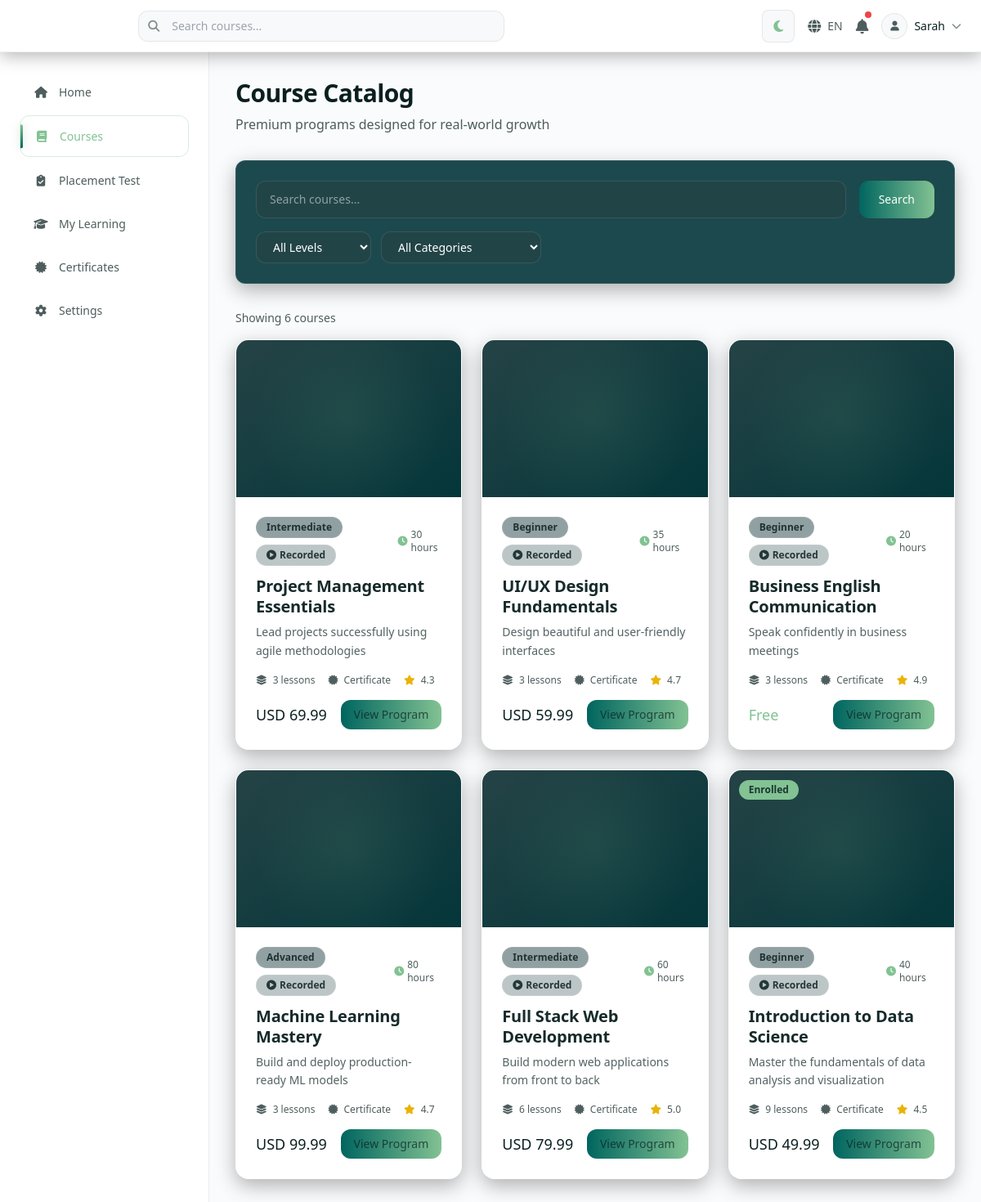
The app's page /student/courses/ (signed in) with its own data.
### myApp/models.py (models this page shows, shortened)
class UserProfile(models.Model):
    ROLE_CHOICES = [
        ('student', 'Student'),
        ('admin', 'Admin'),
        ('partner', 'Partner'),
        ('instructor', 'Instructor'),
    ]
    user = models.OneToOneField(User, on_delete=models.CASCADE, related_name='profile')
    role = models.CharField(max_length=20, choices=ROLE_CHOICES, default='student')
    avatar = models.ImageField(upload_to='avatars/', blank=True, null=True)
    bio = models.TextField(blank=True)
    phone = models.CharField(max_length=20, blank=True)
    country = models.CharField(max_length=100, blank=True)
    preferred_language = models.CharField(max_length=10, default='en')
    timezone = models.CharField(max_length=50, default='UTC')
    learning_goal = models.TextField(blank=True)
    daily_goal_minutes = models.PositiveIntegerField(default=30)
    current_streak = models.PositiveIntegerField(default=0)
    longest_streak = models.PositiveIntegerField(default=0)
    last_activity_date = models.DateField(null=True, blank=True)
    total_learning_minutes = models.PositiveIntegerField(default=0)
    created_at = models.DateTimeField(auto_now_add=True)
    updated_at = models.DateTimeField(auto_now=True)

class Course(models.Model):
    LEVEL_CHOICES = [
        ('beginner', 'Beginner'),
        ('intermediate', 'Intermediate'),
        ('advanced', 'Advanced'),
    ]
    STATUS_CHOICES = [
        ('draft', 'Draft'),
        ('published', 'Published'),
        ('archived', 'Archived'),
    ]
    COURSE_TYPE_CHOICES = [
        ('recorded', 'Recorded'),
        ('live', 'Live'),
        ('hybrid', 'Hybrid'),
    ]
    title = models.CharField(max_length=200)
    slug = models.SlugField(unique=True)
    description = models.TextField()
    short_description = models.CharField(max_length=300)  # For cards
    outcome = models.CharField(max_length=300)  # What students will achieve
    thumbnail = models.ImageField(upload_to='courses/thumbnails/', blank=True, null=True)
    preview_video = models.URLField(blank=True)  # 30-sec preview URL
    category = models.ForeignKey(Category, on_delete=models.SET_NULL, null=True, related_name='courses')
    level = models.CharField(max_length=20, choices=LEVEL_CHOICES, default='beginner')
    course_type = models.CharField(max_length=20, choices=COURSE_TYPE_CHOICES, default='recorded', help_text='Type of course: Recorded (self-paced), Live (scheduled sessions), or Hybrid (combination)')
    instructor = models.ForeignKey(User, on_delete=models.SET_NULL, null=True, related_name='courses_taught')
    price = models.DecimalField(max_digits=10, decimal_places=2, default=0)
    currency = models.CharField(max_length=3, default='USD')
    is_free = models.BooleanField(default=False)
    estimated_hours = models.PositiveIntegerField(default=10)
    lessons_count = models.PositiveIntegerField(default=0)  # Computed field
    language = models.CharField(max_length=10, default='en')
    available_languages = models.JSONField(default=list)  # ['en', 'es', 'fr']
    has_certificate = models.BooleanField(default=True)
    has_ai_tutor = models.BooleanField(default=True)
    has_quizzes = models.BooleanField(default=True)
    status = models.CharField(max_length=20, choices=STATUS_CHOICES, default='draft')
    meta_title = models.CharField(max_length=70, blank=True)
    meta_description = models.CharField(max_length=160, blank=True)
    enrolled_count = models.PositiveIntegerField(default=0)
    completion_rate = models.FloatField(default=0)  # Percentage
    average_rating = models.FloatField(default=0, validators=[MinValueValidator(0), MaxValueValidator(5)])
    created_at = models.DateTimeField(auto_now_add=True)
    updated_at = models.DateTimeField(auto_now=True)
    published_at = models.DateTimeField(null=True, blank=True)
    class Meta:
        ordering = ['-created_at']

### myApp/views.py (the view)
# urls.py: path('student/courses/', views.student_courses, name='student_courses'),
@login_required
def student_courses(request):
    user = request.user
    level = request.GET.get('level')
    category_slug = request.GET.get('category')
    search = request.GET.get('search')
    courses = Course.objects.filter(status='published').select_related('category', 'instructor')
    if level:
        courses = courses.filter(level=level)
    if category_slug:
        courses = courses.filter(category__slug=category_slug)
    if search:
        courses = courses.filter(
            Q(title__icontains=search) |
            Q(description__icontains=search) |
            Q(outcome__icontains=search)
        )
    categories = Category.objects.annotate(
        course_count=Count('courses', filter=Q(courses__status='published'))
    ).filter(course_count__gt=0)
    enrolled_course_ids = list(Enrollment.objects.filter(user=user).values_list('course_id', flat=True))
    paginator = Paginator(courses, 12)
    page = request.GET.get('page', 1)
    courses = paginator.get_page(page)
    selected_currency = request.session.get('selected_currency', 'USD')
    course_pricing_map = {}
    course_ids = [c.id for c in courses]
    pricing_objects = CoursePricing.objects.filter(course_id__in=course_ids, currency=selected_currency).select_related('course')
    for pricing in pricing_objects:
        course_pricing_map[pricing.course_id] = pricing.price
    for course in courses:
        if course.id in course_pricing_map:
            course.display_price = course_pricing_map[course.id]
            course.display_currency = selected_currency
        else:
            course.display_price = course.price
            course.display_currency = course.currency
    context = {
        'courses': courses,
        'categories': categories,
        'enrolled_course_ids': enrolled_course_ids,
        'selected_level': level,
        'selected_category': category_slug,
        'search_query': search,
        'selected_currency': selected_currency,
    }
    return render(request, 'student/courses.html', context)

### myApp/templates/student/courses.html (shortened to what this page needs)
{% extends 'student/base.html' %}
{% block content %}
<div class="p-4 sm:p-6 lg:p-8 xl:p-10 w-full">
    <div class="mb-6 sm:mb-8">
        <h1 class="text-2xl sm:text-3xl font-light text-white mb-2">Course Catalog</h1>
        <p class="text-sm sm:text-base text-white/70">Premium programs designed for real-world growth</p>
    </div>
    <form method="GET" class="bg-[#04363a]/90 backdrop-blur-xl rounded-xl p-4 sm:p-6 border border-white/10 shadow-[0_8px_24px_rgba(0,0,0,0.3)] mb-6 sm:mb-8">
        <div class="flex flex-col sm:flex-row gap-4 mb-4">
            <div class="flex-1">
                <input
                    type="text"
                    name="search"
                    value="{{ search_query|default:'' }}"
                    placeholder="Search courses..."
                    class="w-full px-4 py-3 rounded-xl border border-white/10 bg-[#254346]/70 text-white placeholder:text-white/50 text-sm focus:outline-none focus:ring-2 focus:ring-[#82C293]/40 focus:border-[#82C293]/50"
                >
            </div>
            <button type="submit" class="px-6 py-3 bg-gradient-to-r from-[#00655F] to-[#82C293] text-white rounded-xl font-medium hover:opacity-90 transition text-sm">
                Search
            </button>
        </div>
        <div class="flex flex-wrap gap-2 sm:gap-3">
            <select name="level" class="px-3 sm:px-4 py-2 rounded-xl border border-white/10 bg-[#254346]/70 text-white text-xs sm:text-sm focus:outline-none focus:ring-2 focus:ring-[#82C293]/40">
                <option value="">All Levels</option>
            </select>
            <select name="category" class="px-3 sm:px-4 py-2 rounded-xl border border-white/10 bg-[#254346]/70 text-white text-xs sm:text-sm focus:outline-none focus:ring-2 focus:ring-[#82C293]/40">
                <option value="">All Categories</option>
            </select>
        </div>
    </form>
    {% if courses %}
    <p class="text-sm text-white/60 mb-4">
        Showing {{ courses.paginator.count }} course{{ courses.paginator.count|pluralize }}
    </p>
    {% endif %}
    {% if courses %}
    <div class="grid grid-cols-1 sm:grid-cols-2 lg:grid-cols-3 gap-4 sm:gap-6">
        {% for course in courses %}
        <div class="bg-[#04363a]/90 backdrop-blur-xl rounded-2xl border border-white/10 shadow-[0_8px_24px_rgba(0,0,0,0.3)] overflow-hidden hover:shadow-[0_16px_40px_rgba(0,0,0,0.4)] hover:-translate-y-1 transition-all duration-300 group">
            <div class="h-48 bg-gradient-to-br from-[#254346] to-[#04363a] relative overflow-hidden">
                {% if course.thumbnail %}
                <img src="{{ course.thumbnail.url }}" alt="{{ course.title }}" class="w-full h-full object-cover">
                {% else %}
                <div class="absolute inset-0 bg-[radial-gradient(circle_at_50%_50%,rgba(130,194,147,0.1),transparent_70%)]"></div>
                {% endif %}
                {% if course.id in enrolled_course_ids %}
                <div class="absolute top-3 left-3 bg-[#82C293] text-white px-3 py-1 rounded-full text-xs font-medium">
                    Enrolled
                </div>
                {% endif %}
            </div>
            <div class="p-6">
                <div class="flex items-center justify-between mb-3">
                    <div class="flex items-center gap-2 flex-wrap">
                        <span class="text-xs px-3 py-1 rounded-full bg-[#254346]/50 text-white font-medium border border-white/10">{{ course.level|title }}</span>
                        <span class="text-xs px-3 py-1 rounded-full {% if course.course_type == 'live' %}bg-blue-500/20 text-blue-300 border-blue-400/30{% elif course.course_type == 'hybrid' %}bg-purple-500/20 text-purple-300 border-purple-400/30{% else %}bg-[#254346]/30 text-white/80 border-white/10{% endif %} font-medium border">
                            {% if course.course_type == 'live' %}
                                <i class="fas fa-video mr-1"></i>Live
                            {% elif course.course_type == 'hybrid' %}
                                <i class="fas fa-layer-group mr-1"></i>Hybrid
                            {% else %}
                                <i class="fas fa-play-circle mr-1"></i>Recorded
                            {% endif %}
                        </span>
                    </div>
                    <span class="text-xs text-white/60 flex items-center gap-1">
                        <i class="fas fa-clock text-[#82C293]"></i>
                        {{ course.estimated_hours }} hours
                    </span>
                </div>
                <h3 class="text-xl font-medium text-white mb-2 leading-tight">{{ course.title }}</h3>
                <p class="text-sm text-white/70 mb-4 leading-relaxed line-clamp-2">{{ course.outcome }}</p>
                <div class="flex items-center gap-4 text-xs text-white/60 mb-4">
                    <span><i class="fas fa-layer-group mr-1"></i> {{ course.lessons_count }} lessons</span>
                    {% if course.has_certificate %}
                    <span><i class="fas fa-certificate mr-1"></i> Certificate</span>
                    {% endif %}
                    {% if course.average_rating > 0 %}
                    <span><i class="fas fa-star text-yellow-500 mr-1"></i> {{ course.average_rating|floatformat:1 }}</span>
                    {% endif %}
                </div>
                <div class="flex items-center justify-between">
                    {% if course.is_free %}
                    <span class="text-lg font-medium text-[#82C293]">Free</span>
                    {% else %}
                    <span class="text-lg font-medium text-white course-price" data-course-id="{{ course.id }}">{{ course.display_currency|default:selected_currency|default:"USD" }} {{ course.display_price|default:course.price|floatformat:2 }}</span>
                    {% endif %}
                    <a href="{% url 'student_course_detail' course.slug %}" class="px-4 py-2 bg-gradient-to-r from-[#00655F] to-[#82C293] text-white rounded-xl text-sm font-medium hover:opacity-90 transition">
                        View Program
                    </a>
                </div>
            </div>
        </div>
        {% endfor %}
    </div>
    {% endif %}
</div>
{% endblock %}

### myApp/templates/student/partials/navbar.html (shortened to what this page needs)
<nav class="fixed top-0 left-0 right-0 h-16 backdrop-blur-xl border-b z-50 flex items-center justify-between px-6 transition-all duration-300" style="background-color: var(--navbar-bg); border-color: var(--border-primary); box-shadow: var(--navbar-shadow);">
    <div class="flex items-center gap-4 flex-1 min-w-0">
        <a href="{% url 'student_home' %}" class="flex items-center gap-3 group shrink-0">
            <img src="https://res.cloudinary.com/dkjtfjnlf/image/upload/v1766498125/Fluentory-Trsp-LS_xlra0r.png"
                 alt="Fluentory Logo"
                 class="student-logo h-[110px] w-auto group-hover:scale-105" />
        </a>
        <div class="hidden md:flex items-center gap-3 flex-1 max-w-md min-w-0">
            <form action="{% url 'student_courses' %}" method="GET" class="relative flex-1 w-full">
                <i class="fas fa-search absolute left-3 top-1/2 -translate-y-1/2 text-sm" style="color: var(--text-muted);"></i>
                <input type="text" name="search" placeholder="Search courses..." class="w-full pl-10 pr-4 py-2 rounded-xl border text-sm transition-all duration-300 focus:outline-none focus:ring-2" style="background-color: var(--bg-elevated); border-color: var(--border-primary); color: var(--text-primary); placeholder-color: var(--text-muted);" onfocus="this.style.borderColor='var(--accent-primary)'; this.style.boxShadow='0 0 0 3px rgba(130, 194, 147, 0.1)'" onblur="this.style.borderColor='var(--border-primary)'; this.style.boxShadow='none'">
            </form>
        </div>
    </div>
    <div class="flex items-center gap-4 shrink-0">
            {% include 'partials/theme_toggle.html' %}
            <div class="relative">
                <div id="student-language-btn" class="flex items-center gap-1 sm:gap-2 cursor-pointer transition-all duration-300" style="color: var(--text-secondary);" onmouseover="this.style.color='var(--accent-primary)'" onmouseout="this.style.color='var(--text-secondary)'">
                    <i class="fas fa-globe text-sm sm:text-base"></i>
                    <span id="student-current-language" class="text-xs sm:text-sm hidden sm:inline">{{ request.user.profile.preferred_language|upper|default:'EN' }}</span>
                </div>
            </div>
            <div class="relative">
                <button class="relative transition-all duration-300" style="color: var(--text-secondary);" id="notifications-btn" onmouseover="this.style.color='var(--accent-primary)'" onmouseout="this.style.color='var(--text-secondary)'">
                    <i class="fas fa-bell text-base sm:text-lg"></i>
                    <span id="notifications-dot" class="absolute -top-1 -right-1 w-2 h-2 bg-red-500 rounded-full"></span>
                </button>
            </div>
            <div class="relative" id="user-dropdown">
                <button class="flex items-center gap-2 cursor-pointer transition-all duration-300" style="color: var(--text-primary);" onclick="toggleUserMenu()" onmouseover="this.style.opacity='0.8'" onmouseout="this.style.opacity='1'">
                    <div class="w-7 h-7 sm:w-8 sm:h-8 rounded-full border grid place-items-center overflow-hidden transition-all duration-300" style="background-color: var(--bg-elevated); border-color: var(--border-primary);">
                        {% if request.user.profile.avatar %}
                        <img src="{{ request.user.profile.avatar.url }}" alt="" class="w-full h-full object-cover">
                        {% else %}
                        <i class="fas fa-user text-xs" style="color: var(--text-secondary);"></i>
                        {% endif %}
                    </div>
                    <span class="hidden sm:inline text-sm" style="color: var(--text-primary);">{{ request.user.first_name|default:request.user.username }}</span>
                    <i class="fas fa-chevron-down text-xs hidden sm:inline" style="color: var(--text-muted);"></i>
                </button>
            </div>
        </div>
</nav>

### records on screen
Course: level "Intermediate", course_type "Recorded", estimated_hours "30", title "Project Management Essentials", outcome "Lead projects successfully using agile methodologies", lessons_count "3", has_certificate True (drawn), average_rating "4.3", display_currency "USD", display_price "69.99"
Course: level "Beginner", course_type "Recorded", estimated_hours "35", title "UI/UX Design Fundamentals", outcome "Design beautiful and user-friendly interfaces", lessons_count "3", has_certificate True (drawn), average_rating "4.7", display_currency "USD", display_price "59.99"
Course: level "Beginner", course_type "Recorded", estimated_hours "20", title "Business English Communication", outcome "Speak confidently in business meetings", lessons_count "3", has_certificate True (drawn), average_rating "4.9", is_free "Free"
Course: level "Advanced", course_type "Recorded", estimated_hours "80", title "Machine Learning Mastery", outcome "Build and deploy production-ready ML models", lessons_count "3", has_certificate True (drawn), average_rating "4.7", display_currency "USD", display_price "99.99"
Course: level "Intermediate", course_type "Recorded", estimated_hours "60", title "Full Stack Web Development", outcome "Build modern web applications from front to back", lessons_count "6", has_certificate True (drawn), average_rating "5.0", display_currency "USD", display_price "79.99"
Course: shows "Enrolled", level "Beginner", course_type "Recorded", estimated_hours "40", title "Introduction to Data Science", outcome "Master the fundamentals of data analysis and visualization", lessons_count "9", has_certificate True (drawn), average_rating "4.5", display_currency "USD", display_price "49.99"

### other values on screen
{{ request.user.profile.preferred_language|upper|default:'EN' }} "EN"
{{ request.user.first_name|default:request.user.username }} "Sarah"
{{ courses.paginator.count }} "6"
